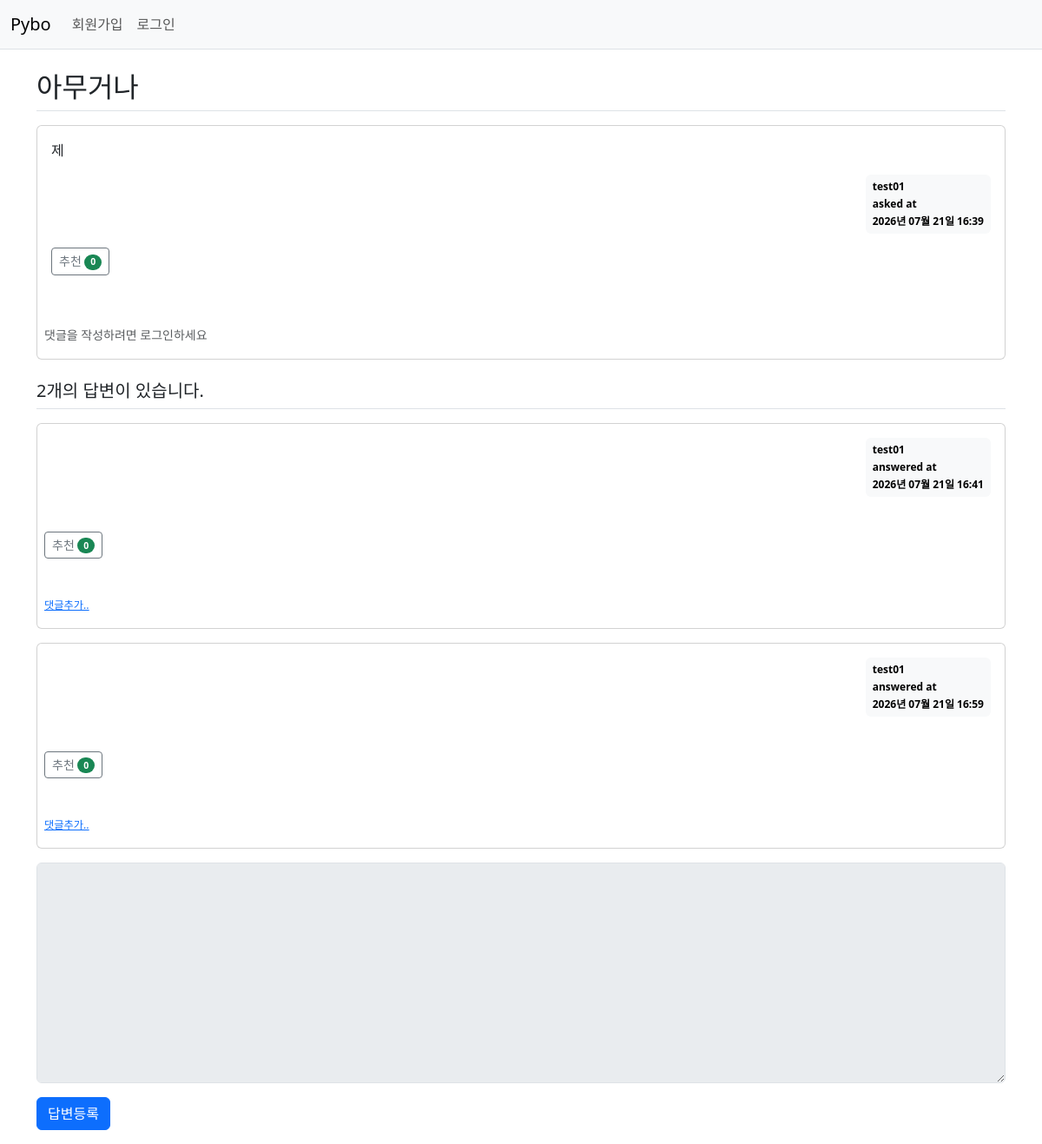
/question/detail/3/, run on an earlier commit of the app's database.
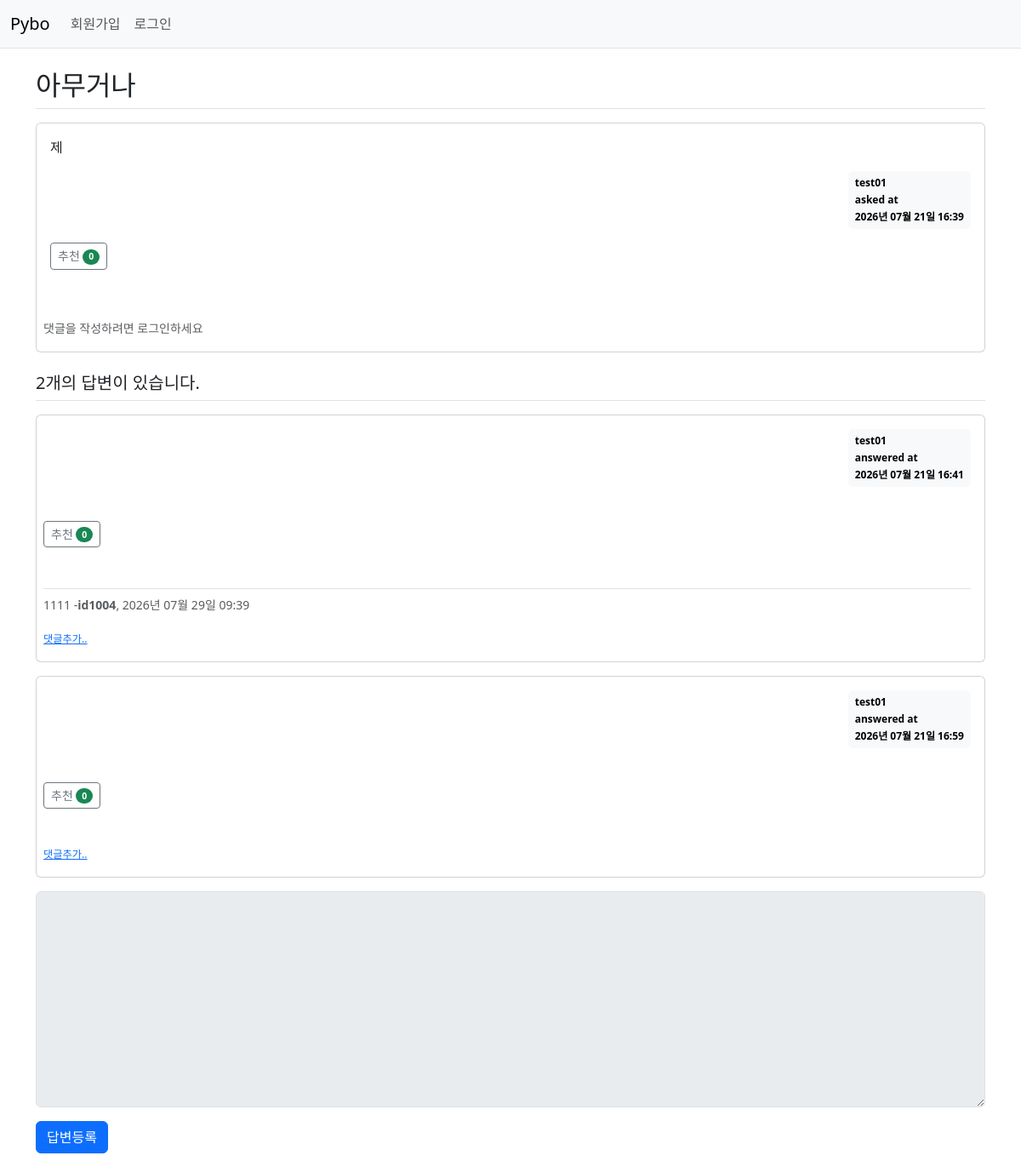
And on a later commit of the database.
### pybo/models.py (models this page shows)
class Question(db.Model):
    id = db.Column(db.Integer, primary_key=True)
    subject = db.Column(db.String(200), nullable=False)
    content = db.Column(db.Text(), nullable=False)
    create_date = db.Column(db.DateTime(), nullable=False)
    image_path=db.Column(db.String(200), nullable=True)
    user_id = db.Column(db.Integer, db.ForeignKey('user.id', ondelete="CASCADE"), nullable=False)
    user = db.relationship('User', backref=db.backref('question_set'))
    voter = db.relationship('User', # 연결할 대상 모델 (사용자)
                            secondary=question_voter, #연결 매개체로 사용할 중간 테이블
                            backref=db.backref('question_voter_set', #User객체에서 역참조할 이름
                                               lazy='dynamic')) #역참조 시 쿼리 객체 반환(메모리 절약 및 추가 필터링/count 가능)

class User(db.Model):
    id = db.Column(db.Integer, primary_key=True)
    username = db.Column(db.String(150), unique=True, nullable=False)
    password = db.Column(db.String(200), nullable=False)
    email = db.Column(db.String(120), unique=True, nullable=False)

class Answer(db.Model):
    id = db.Column(db.Integer,primary_key=True)
    question_id = db.Column(db.Integer, db.ForeignKey('question.id', ondelete='CASCADE'))
    question = db.relationship('Question',backref=db.backref('answer_set',cascade='all, delete-orphan'))
    content = db.Column(db.Text(), nullable=False)
    create_date=db.Column(db.DateTime(),nullable=False)
    voter =db.relationship('User', secondary=answer_voter,
                           backref=db.backref('answer_voter_set',lazy='dynamic'))
    user_id = db.Column(db.Integer, db.ForeignKey('user.id', ondelete="CASCADE"), nullable=False)
    user = db.relationship('User', backref=db.backref('answer_set'))

class Comment(db.Model):
    id = db.Column(db.Integer, primary_key=True)
    user_id = db.Column(db.Integer, db.ForeignKey('user.id', ondelete='CASCADE'), nullable=False)
    user = db.relationship('User', backref=db.backref('comment_set'))
    content = db.Column(db.Text(), nullable=False)
    create_date = db.Column(db.DateTime(), nullable=False)
    modify_date = db.Column(db.DateTime())
    question_id= db.Column(db.Integer, db.ForeignKey('question.id', ondelete='CASCADE'), nullable=True)
    question = db.relationship('Question', backref=db.backref('comment_set'))
    answer_id = db.Column(db.Integer, db.ForeignKey('answer.id', ondelete='CASCADE'), nullable=True)
    answer= db.relationship('Answer', backref=db.backref('comment_set'))

### pybo/views/question_views.py (the view)
@bp.route('/detail/<int:question_id>/')
def detail(question_id):
    form = AnswerForm() #상세 조회 라우터 내부에서 빈 답변 폼 생성
    question = Question.query.get_or_404(question_id)
    return render_template('question/question_detail.html',question=question, form=form)

### pybo/forms.py
class AnswerForm(FlaskForm):
    content = TextAreaField('내용', validators=[DataRequired('내용은 필수 입력 항목입니다.')])

### pybo/filter.py (called while the page is built)
def format_datetime(value, fmt='%Y년 %m월 %d일 %H:%M'):
    return value.strftime(fmt)

### pybo/views/auth_views.py (called while the page is built)
@bp.before_app_request
def load_logged_in_user():
    user_id = session.get('user_id')
    if user_id is None:
        g.user = None
    else:
        g.user = User.query.get(user_id)

### pybo/templates/question/question_detail.html (shortened to what this page needs)
{% extends 'base.html' %}
{% block content %}
<div class="container my-3">
    <h2 class="border-bottom py-2">{{question.subject}}</h2>
    <div class="card my-3">
        <div class="card-body">
            <div class="card-text" >{{ question.content | trim | markdown }}</div>
            <div class="d-flex justify-content-end">
                <div class="badge text-bg-light p-2 text-start">
                    <div class="mb-2">{{question.user.username }}</div>
                    <div class="mb-2">asked at</div>
                    <div>{{question.create_date|datetime}}</div>
                </div>
            </div>
            <div class="my-3">
                <a href="javascript:void(0)" data-uri="{{ url_for('question.vote',  question_id=question.id)}}"
                    class="recommend btn btn-sm btn-outline-secondary">추천
                    <span class="badge rounded-pill bg-success">{{ question.voter|length }}</span></a>
            </div>
        </div>
        <div class="card-body ps-2">
            <div class="mt-2">
                {% if g.user %}
                <a href="{{ url_for('comment.create_question', question_id=question.id) }}"
                    class="small"><small>댓글추가..</small></a>
                {% else %}
                <small class="text-muted">댓글을 작성하려면 로그인하세요</small>
                {% endif%}
            </div>
        </div>
    </div>
    <h5 class="border-bottom my-3 py-2">{{ question.answer_set|length}}개의 답변이 있습니다.</h5>
    {% for answer in question.answer_set%}
    <div class="card my-3">
        <div class="card-body">
            <div class="d-flex justify-content-end">
                <div class="badge text-bg-light p-2 mb-2 text-start">
                    <div class="mb-2">{{ answer.user.username }} </div>
                    <div class="mb-2">answered at</div>
                    <div>{{answer.create_date|datetime}}</div>
                </div>
            </div>
        </div>
        <div class="my-3 ps-2">
            <a href="javascript:void(0)" data-uri="{{ url_for('answer.vote',  answer_id=answer.id)}}"
                class="recommend btn btn-sm btn-outline-secondary">추천
                <span class="badge rounded-pill bg-success">{{answer.voter|length}}</span>
            </a>
        </div>
        <div class="card-body ps-2">
            {% if answer.comment_set|length > 0 %}
            <div class="mt-3">
                {% for comment in answer.comment_set %}
                <div class="comment py-2 text-muted small border-top">
                    <span style="white-space: pre-line;">{{ comment.content }}</span>
                    <span>
                        -<strong>{{ comment.user.username }}</strong>, {{ comment.create_date|datetime }}
                    </span>
                </div>
                {% endfor %}
            </div>
            {% endif %}
            <div class="mt-2">
                <a href="{{ url_for('comment.create_answer', answer_id=answer.id)}}"
                    class="small"><small>댓글추가..</small></a>
            </div>
        </div>
    </div>
    {% endfor %}
    <form action="{{url_for('answer.create', question_id=question.id) }}" method='post' class="my-3">
        <div class="mb-3">
            <textarea name="content" id="content" rows="10" class="form-control" {% if not g.user %}disabled{% endif
                %}></textarea>
        </div>
        <input type="submit" value="답변등록" class="btn btn-primary">
    </form>
</div>
{% endblock %}

### pybo/templates/base.html (shortened to what this page needs)
<!DOCTYPE html>
<html lang="ko">
<head>
    <link rel="stylesheet" href="https://cdn.jsdelivr.net/npm/bootstrap@5.3.8/dist/css/bootstrap.min.css">
</head>
<body>
    {% include "navbar.html" %}
    {% block content %}
    {% endblock %}
</body>
</html>

### pybo/templates/navbar.html (shortened to what this page needs)
<nav class="navbar navbar-expand-lg navbar-light bg-light border-bottom">
  <div class="container-fluid">
    <a class="navbar-brand" href="{{ url_for('main.index') }}">Pybo</a>
    <div class="collapse navbar-collapse" id="navbarNav">
      <ul class="navbar-nav">
        {% if g.user  %}
        <li class="nav-item">
          <a class="nav-link" href="{{ url_for('auth.logout') }}">{{ g.user.username }}로그아웃</a>
        </li>
        {% else %}
        <li class="nav-item">
          <a class="nav-link" href="{{ url_for('auth.signup') }}">회원가입</a>
        </li>
        <li class="nav-item">
          <a class="nav-link" href="{{ url_for('auth.login') }}">로그인</a>
        </li>
        {% endif %}
      </ul>
    </div>
  </div>
</nav>

What changed in the data, as far as the page shows it:
added Comment: content "1111", user.username "id1004", create_date "2026년 07월 29일 09:39", shown under Answer (number 1 of 2 on the later page)
